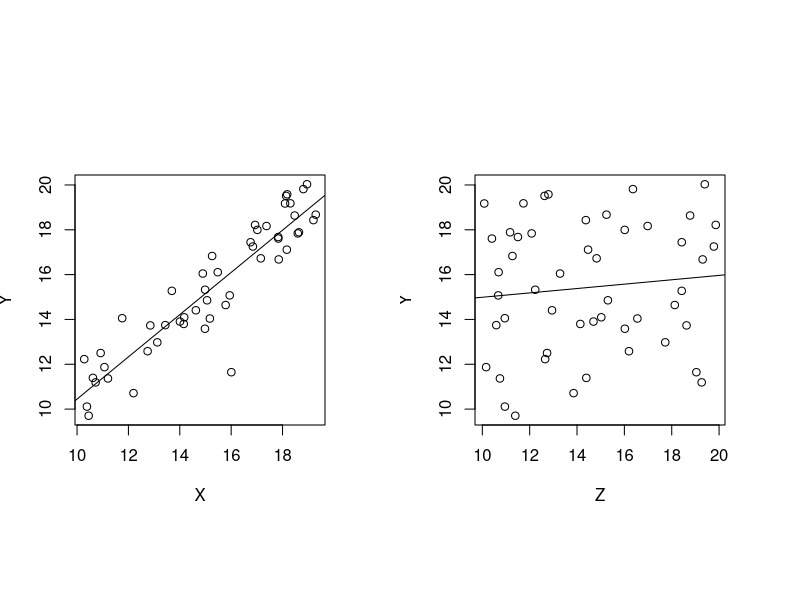

R code for this plot: (Note: this script raises an error after producing the figure.)
#################################################
#                                               #
#           FREEMAN AND LANE (1983)             #
#       via Anerson and Legendre (2001)         #
#  PERMUTATION METHOD FOR MULTIPLE REGRESSSION  #
#                                               #
#                                               #
#################################################

# 0. create a full model with one predictor significant (X), the other not (Z)
# 1. run a full model analysis
# 2. run reduced model
# 3. permute reduced model residuals
# 4. run regression of permuted resibuals on reduced model
# 5. take estimated Y (E(Y)) and put into the full model
# 6. repeate 3.-5. M times
# 7. t-reference from 1. is then compared to the distribution of t-star, from 5.

# 0. create a full model with one predictor significant (X), the other not (Z)

	rm(list = ls())
	set.seed(6174) #Kaprekar's constant
	n <- 50
	X <- runif(n , 10 , 20)
	Z <- runif(n , 10 , 20)
	Y <- X + rnorm(n , 0  , 1)
		par(mfrow=c(1,2) , pin = rep(2.5,2))
		plot(Y ~ X)
		abline(lm(Y ~ X))
		plot(Y ~ Z)
		abline(lm(Y ~ Z))


runs <- 10
t.star <- c()
for (i in 1:runs)
{
# 1. run a full model analysis
	full.mod <- lm(Y ~ X + Z)
		# summary(full.mod)

# 2. run reduced model
	sig.vars <- c()
	t.ref <- c()
	coefs <- c()
	num.betas <- length(summary(full.mod)$coefficients[,2])
	not.sig <- c()

	for (p in 1:num.betas){
			t.ref[p] <- summary(full.mod)$coefficients[p,3]
			sig.vars[p] <- dimnames(summary(full.mod)$coefficients)[[1]][p]
			coefs[p] <- summary(full.mod)$coefficients[p,1]
			if (summary(full.mod)$coefficients[p,4] > 0.05) {not.sig[p] <- p}
	}

		sig <- match(NA , not.sig)
		not.sig <- not.sig[!is.na(not.sig)]
		t.ref <- t.ref[-not.sig]
		sig.vars <- sig.vars[-not.sig]
		sig.vars <- paste(sig.vars, sep ="+")
		coefs <- coefs[-not.sig[-1]]

# 3. permute reduced model residuals
	red.mod <- lm(paste("Y ~",sig.vars,sep = ""))
	red.mod.res <- summary(red.mod)$residuals
	perm.mod.res <- sample(red.mod.res)

# 4. run regression of permuted resibuals on reduced model
	Y.star <- coefs[1] + coefs[-1]*X + perm.mod.res

# 5. take estimated Y (E(Y)) and put into the full model
	EY <- lm(Y.star ~ X + Z)
	t.star[i] <- summary(EY)$coefficients[sig,3]
}